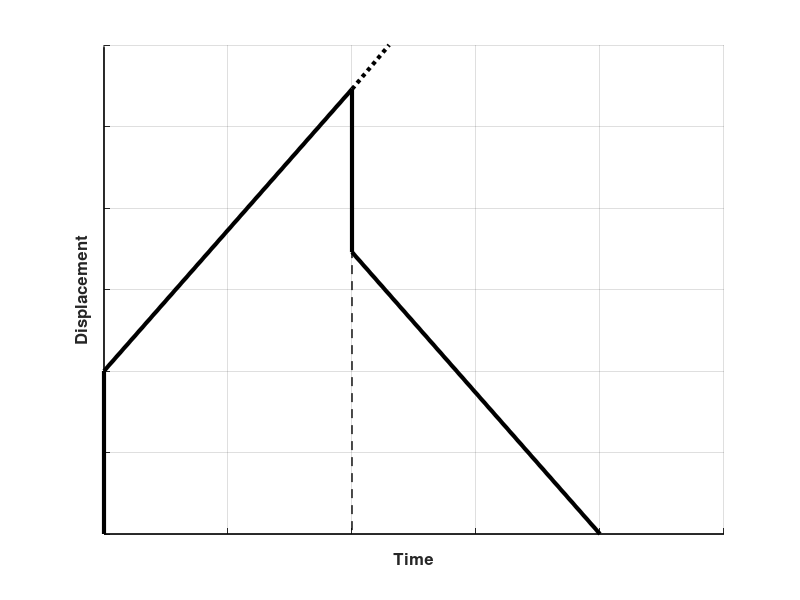

Source code (MATLAB):
% To plot incorrect answer #3
F=10;
k=5;
n=10;
t=0:0.1:4;
u=((F/k)*(1-exp(-1*t*k/n))+(F/(2*k)));
figure(5)
hold on
t1=4:0.1:10;
u1=(F/k)*(1-exp(-1*t1*k/n))+(F/(2*k));
plot([0,max(t1)],[0,0],'linewidth',1,'Color','black');
plot([0,0],[0,max(u1)],'linewidth',1,'Color','black');
plot([4,4],[max(u),0],'linewidth',1,'Color','black','Linestyle','--');
plot([0,0],[0,(F/(2*k))],'linewidth',3,'Color','black');
plot([4,4],[max(u),max(u)-(F/(2*k))],'linewidth',3,'Color','black');
plot([0,4],[(F/(2*k)),max(u)],'linewidth',3,'Color','black');
plot([4,8],[max(u)-(F/(2*k)),0],'linewidth',3,'Color','black');
plot([4,4.60],[max(u),3],'linewidth',3,'Color','black','Linestyle',':');

grid on

axis tight

set(gca,'YTickLabel',[],'XTickLabel',[])

ylabel('Displacement','Fontsize',12,'FontWeight','bold');

xlabel('Time','Fontsize',12,'FontWeight','bold');

hold off
